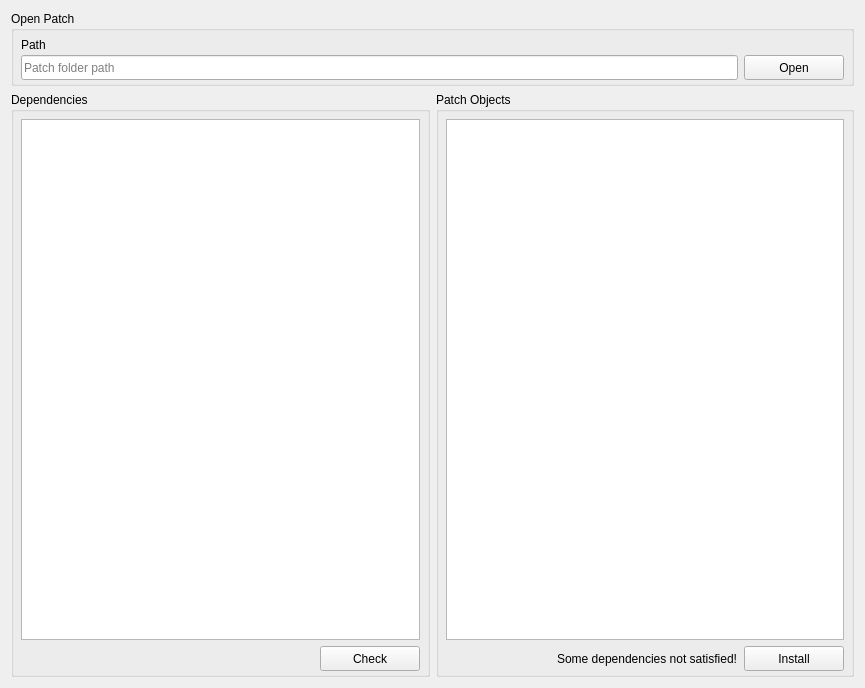
<?xml version="1.0" encoding="UTF-8"?>
<ui version="4.0">
 <class>InstallerWidget</class>
 <widget class="QWidget" name="InstallerWidget">
  <property name="geometry">
   <rect>
    <x>0</x>
    <y>0</y>
    <width>865</width>
    <height>688</height>
   </rect>
  </property>
  <property name="windowTitle">
   <string>InstallerWidget</string>
  </property>
  <property name="locale">
   <locale language="English" country="UnitedStates"/>
  </property>
  <layout class="QGridLayout" name="mainLayout" rowstretch="0,1" columnstretch="1,1">
   <item row="0" column="0" colspan="2">
    <widget class="QGroupBox" name="openPatchGroupBox">
     <property name="title">
      <string>Open Patch</string>
     </property>
     <property name="flat">
      <bool>true</bool>
     </property>
     <layout class="QGridLayout" name="openPatchLayout" rowstretch="0,0">
      <property name="leftMargin">
       <number>7</number>
      </property>
      <property name="topMargin">
       <number>7</number>
      </property>
      <property name="rightMargin">
       <number>7</number>
      </property>
      <property name="bottomMargin">
       <number>3</number>
      </property>
      <property name="verticalSpacing">
       <number>3</number>
      </property>
      <item row="0" column="0">
       <widget class="QLabel" name="pathLabel">
        <property name="text">
         <string>Path</string>
        </property>
       </widget>
      </item>
      <item row="1" column="0">
       <widget class="QLineEdit" name="patchPathEdit">
        <property name="minimumSize">
         <size>
          <width>0</width>
          <height>25</height>
         </size>
        </property>
        <property name="maximumSize">
         <size>
          <width>16777215</width>
          <height>25</height>
         </size>
        </property>
        <property name="placeholderText">
         <string>Patch folder path</string>
        </property>
       </widget>
      </item>
      <item row="1" column="1">
       <widget class="QPushButton" name="openPatchButton">
        <property name="sizePolicy">
         <sizepolicy hsizetype="Fixed" vsizetype="Fixed">
          <horstretch>0</horstretch>
          <verstretch>0</verstretch>
         </sizepolicy>
        </property>
        <property name="minimumSize">
         <size>
          <width>100</width>
          <height>25</height>
         </size>
        </property>
        <property name="maximumSize">
         <size>
          <width>100</width>
          <height>25</height>
         </size>
        </property>
        <property name="text">
         <string>Open</string>
        </property>
        <property name="icon">
         <iconset resource="PatcherResources.qrc">
          <normaloff>:/images/box.svg</normaloff>:/images/box.svg</iconset>
        </property>
       </widget>
      </item>
     </layout>
    </widget>
   </item>
   <item row="1" column="0">
    <widget class="QGroupBox" name="dependenciesGroupBox">
     <property name="title">
      <string>Dependencies</string>
     </property>
     <property name="flat">
      <bool>true</bool>
     </property>
     <layout class="QVBoxLayout" name="dependenciesLayout">
      <property name="leftMargin">
       <number>7</number>
      </property>
      <property name="topMargin">
       <number>7</number>
      </property>
      <property name="rightMargin">
       <number>7</number>
      </property>
      <property name="bottomMargin">
       <number>3</number>
      </property>
      <item>
       <widget class="DependenciesListWidget" name="dependenciesListWidget"/>
      </item>
      <item alignment="Qt::AlignRight">
       <widget class="QPushButton" name="checkButton">
        <property name="sizePolicy">
         <sizepolicy hsizetype="Fixed" vsizetype="Fixed">
          <horstretch>0</horstretch>
          <verstretch>0</verstretch>
         </sizepolicy>
        </property>
        <property name="minimumSize">
         <size>
          <width>100</width>
          <height>25</height>
         </size>
        </property>
        <property name="maximumSize">
         <size>
          <width>100</width>
          <height>25</height>
         </size>
        </property>
        <property name="text">
         <string>Check</string>
        </property>
        <property name="icon">
         <iconset resource="PatcherResources.qrc">
          <normaloff>:/images/test.svg</normaloff>:/images/test.svg</iconset>
        </property>
        <property name="iconSize">
         <size>
          <width>17</width>
          <height>17</height>
         </size>
        </property>
       </widget>
      </item>
     </layout>
    </widget>
   </item>
   <item row="1" column="1">
    <widget class="QGroupBox" name="patchListGroupBox">
     <property name="title">
      <string>Patch Objects</string>
     </property>
     <property name="flat">
      <bool>true</bool>
     </property>
     <layout class="QVBoxLayout" name="patchContentLayout">
      <property name="leftMargin">
       <number>7</number>
      </property>
      <property name="topMargin">
       <number>7</number>
      </property>
      <property name="rightMargin">
       <number>7</number>
      </property>
      <property name="bottomMargin">
       <number>3</number>
      </property>
      <item>
       <widget class="PatchListWidget" name="patchListWidget"/>
      </item>
      <item>
       <layout class="QHBoxLayout" name="installButtonLayout">
        <property name="spacing">
         <number>7</number>
        </property>
        <property name="topMargin">
         <number>0</number>
        </property>
        <item>
         <widget class="QLabel" name="installInfoLabel">
          <property name="sizePolicy">
           <sizepolicy hsizetype="Preferred" vsizetype="Preferred">
            <horstretch>1</horstretch>
            <verstretch>0</verstretch>
           </sizepolicy>
          </property>
          <property name="text">
           <string>Some dependencies not satisfied!</string>
          </property>
          <property name="alignment">
           <set>Qt::AlignRight|Qt::AlignTrailing|Qt::AlignVCenter</set>
          </property>
          <property name="wordWrap">
           <bool>true</bool>
          </property>
         </widget>
        </item>
        <item alignment="Qt::AlignRight">
         <widget class="QPushButton" name="installButton">
          <property name="sizePolicy">
           <sizepolicy hsizetype="Fixed" vsizetype="Fixed">
            <horstretch>0</horstretch>
            <verstretch>0</verstretch>
           </sizepolicy>
          </property>
          <property name="minimumSize">
           <size>
            <width>100</width>
            <height>25</height>
           </size>
          </property>
          <property name="maximumSize">
           <size>
            <width>100</width>
            <height>25</height>
           </size>
          </property>
          <property name="text">
           <string>Install</string>
          </property>
          <property name="icon">
           <iconset resource="PatcherResources.qrc">
            <normaloff>:/images/install.svg</normaloff>:/images/install.svg</iconset>
          </property>
          <property name="iconSize">
           <size>
            <width>17</width>
            <height>17</height>
           </size>
          </property>
         </widget>
        </item>
       </layout>
      </item>
     </layout>
    </widget>
   </item>
  </layout>
 </widget>
 <layoutdefault spacing="6" margin="11"/>
 <customwidgets>
  <customwidget>
   <class>DependenciesListWidget</class>
   <extends>QListWidget</extends>
   <header>DependenciesListWidget.h</header>
  </customwidget>
  <customwidget>
   <class>PatchListWidget</class>
   <extends>QListWidget</extends>
   <header>PatchListWidget.h</header>
  </customwidget>
 </customwidgets>
 <tabstops>
  <tabstop>patchPathEdit</tabstop>
  <tabstop>openPatchButton</tabstop>
  <tabstop>dependenciesListWidget</tabstop>
  <tabstop>patchListWidget</tabstop>
  <tabstop>checkButton</tabstop>
  <tabstop>installButton</tabstop>
 </tabstops>
 <resources>
  <include location="PatcherResources.qrc"/>
 </resources>
 <connections/>
</ui>
